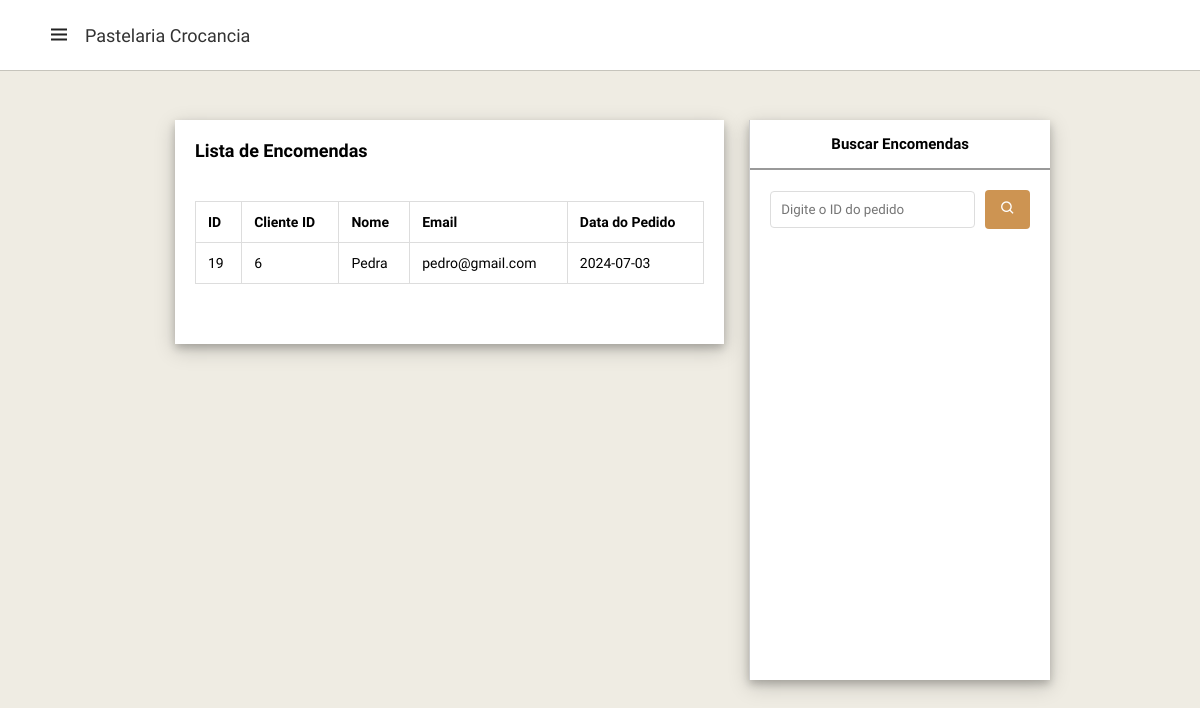
The page /admin.pedidos.php on the database as committed earlier.
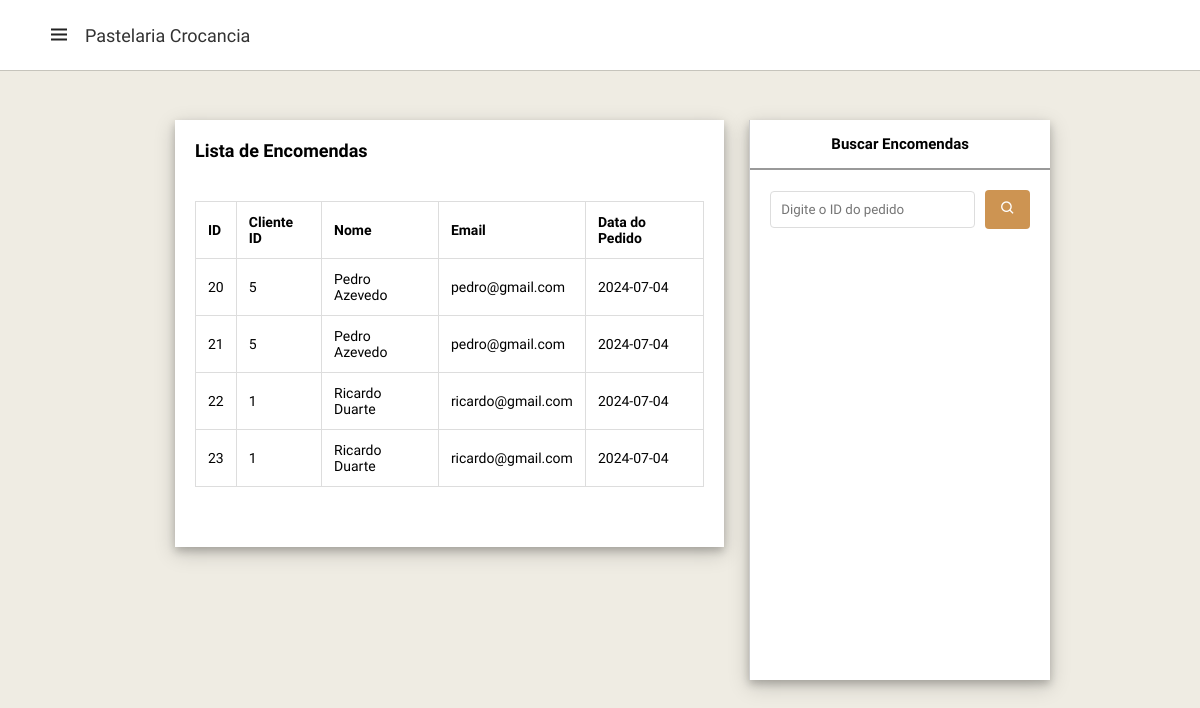
The same page on the database as committed later.
### tables this page shows
CREATE TABLE "Pedidos" (
	"ID"	INTEGER NOT NULL,
	"ClienteID"	INTEGER NOT NULL, `Nome` TEXT,
	"Email"	VARCHAR(45) NOT NULL,
	"DataPedida"	DateTime NOT NULL,
	PRIMARY KEY("ID" AUTOINCREMENT),
	FOREIGN KEY("ClienteID") REFERENCES "Clientes"("ID")
);

### includes/functions.inc.php (called while the page is built, shortened)
<?php
function paginationPedidos($db, $currentPage = 1, $rowsPerPage = 5) {
    $result = $db->query('SELECT COUNT(*) as count FROM Pedidos');
    $row = $result->fetchArray();
    $totalPedidos = $row['count'];
    $totalPages = ceil($totalPedidos / $rowsPerPage);
    $offset = ($currentPage - 1) * $rowsPerPage;
    $sql = "SELECT * FROM Pedidos ORDER BY ID LIMIT $rowsPerPage OFFSET $offset";
    $result = $db->query($sql);
    $pedidos = [];
    while ($pedido = $result->fetchArray(SQLITE3_ASSOC)) {
        $pedidos[] = $pedido;
    }
    return ['pedidos' => $pedidos, 'totalPages' => $totalPages, 'currentPage' => $currentPage];
}

### admin.pedidos.php (the view, shortened to what this page needs)
<?php
require_once 'includes/conn.php';
require_once 'includes/functions.inc.php';
$currentPage = isset($_GET['page-nr']) ? (int)$_GET['page-nr'] : 1;
$rowsPerPage = 5;
$paginationResultPedidos = paginationPedidos($db, $currentPage, $rowsPerPage);
$pedidos = $paginationResultPedidos['pedidos'];
?>
<!DOCTYPE html>
<html lang="pt">
<head>
    <link rel="stylesheet" href="https://cdnjs.cloudflare.com/ajax/libs/font-awesome/6.5.1/css/all.min.css">
    <link rel="stylesheet" href="https://cdn.jsdelivr.net/npm/swiper@11/swiper-bundle.min.css" />
    <link rel="stylesheet" href="https://cdnjs.cloudflare.com/ajax/libs/toastr.js/latest/toastr.min.css">
    <link href='https://unpkg.com/boxicons@2.1.4/css/boxicons.min.css' rel='stylesheet'>
    <link rel="stylesheet" href="style.css">
</head>
<body>
    <nav>
        <div class="logo">
            <i class='bx bx-menu menu-icon'></i>
            <span class="logo-name">Pastelaria Crocancia</span>
        </div>
    </nav>
    <div class="containerPedido">
        <div class="content">
            <div class="card">
                <div class="card-header">
                    <h4 style="font-size: 18px;">
                        Lista de Encomendas
                    </h4>
                </div>
                <div class="card-body">
                    <table class="table">
                        <thead>
                            <tr>
                                <th>ID</th>
                                <th>Cliente ID</th>
                                <th>Nome</th>
                                <th>Email</th>
                                <th>Data do Pedido</th>
                            </tr>
                        </thead>
                        <tbody>
                            <?php foreach ($pedidos as $pedido): ?>
                            <tr>
                                <td><?php echo htmlspecialchars($pedido['ID']); ?></td>
                                <td><?php echo htmlspecialchars($pedido['ClienteID']); ?></td>
                                <td><?php echo htmlspecialchars($pedido['Nome']); ?></td>
                                <td><?php echo htmlspecialchars($pedido['Email']); ?></td>
                                <td><?php echo htmlspecialchars($pedido['DataPedida']); ?></td>
                            </tr>
                            <?php endforeach; ?>
                        </tbody>
                    </table>
                    <div class="pagination">
                    </div>
                </div>
            </div>
        </div>
        <div class="search-panel">
            <div class="title">
                <h2>Buscar Encomendas</h2>
            </div>
            <div class="card-body">
                <div class="input-group">
                    <input type="text" id="searchInput" placeholder="Digite o ID do pedido">
                    <button onclick="fetchOrders()"><i class='bx bx-search'></i></button>
                </div>
            </div>
        </div>
    </div>
</body>
</html>

### style.css (style rules this page uses)
* { font-family: 'Spartan', sans-serif; margin: 0; padding: 0; box-sizing: border-box; outline: none; border: none; text-decoration: none; }
body { width: 100%; min-height: 100%; background-color: var(--white-light); }
:root { --white-light: #efece3; --orange: #cd9452; --black: #222; --white: #fff; --border: .1rem solid #cce7d0; --box-shadow: 0 5rem 1rem rgba(0,0,0.1); }
html { font-size: 62.5%; overflow-x: hidden; scroll-behavior: smooth; scroll-padding-top: 6rem; }
nav { padding: 3.5rem; position: fixed; top: 0; left: 0; height: 70px; width: 100%; display: flex; justify-content: space-between; align-items: center; background-color: var(--white); box-shadow: 0 0 1px rgba(0,0,0.1); z-index: 10000; }
nav .logo { display: flex; align-items: center; margin: 0 12px; }
.logo .menu-icon { color: var(--black); font-size: 24px; margin-right: 14px; cursor: pointer; }
.logo .logo-name { color: #333; font-size: 18px; font-weight: 500; }
.containerCliente .table th, .table td { padding: 12px; border: 1px solid #ddd; text-align: left; }
.containerPedido { display: flex; margin-left: 15rem; margin-right: 15rem; }
.containerPedido .content { position: relative; margin-top: 15vh; flex: 2; }
.containerPedido .card { margin: 0 25px; background: #fff; max-height: 70vh; box-shadow: 0 4px 8px 0 rgba(0, 0, 0, 0.2), 0 6px 20px 0 rgba(0, 0, 0, 0.19); overflow: hidden; }
.containerPedido .card-header { padding: 20px; display: flex; justify-content: space-between; align-items: center; }
.containerPedido .card-body { padding: 20px; font-size: 14px; }
.containerPedido .table { width: 100%; border-collapse: collapse; }
.containerPedido .table th, .table td { padding: 12px; border: 1px solid #ddd; text-align: left; }
.containerPedido .card-body .pagination { display: flex; justify-content: center; padding: 20px; gap: 10px; }
.containerPedido .search-panel { flex: 1; margin-top: 15vh; border-left: 1px solid #ccc; background: #fff; box-shadow: 0 4px 8px 0 rgba(0, 0, 0, 0.2), 0 6px 20px 0 rgba(0, 0, 0, 0.19); min-height: 70vh; }
.containerPedido .search-panel .card-body { padding: 20px; }
.containerPedido .title { display: flex; align-items: center; justify-content: space-around; padding: 15px 10px; border-bottom: 2px solid #999; }
.containerPedido .search-panel input { width: 100%; padding: 10px; margin-bottom: 10px; border: 1px solid #ddd; border-radius: 4px; }
.containerPedido .search-panel button { width: 100%; padding: 10px; background: var(--orange); color: var(--white); border: none; border-radius: 4px; cursor: pointer; font-size: 16px; }
.containerPedido .input-group { display: flex; align-items: center; }
.containerPedido .input-group input { padding: 10px; margin-right: 10px; border: 1px solid #ddd; border-radius: 4px; }
.containerPedido .input-group button { margin-bottom: 1rem; width: 20%; background: var(--orange); color: var(--white); border: none; border-radius: 4px; cursor: pointer; font-size: 16px; }

Rows that differ between the two databases and show on the page:
removed pedidos: ID "19", ClienteID "6", Nome "Pedra", Email "pedro@gmail.com", DataPedida "2024-07-03"
added pedidos: ID "20", ClienteID "5", Nome "Pedro Azevedo", Email "pedro@gmail.com", DataPedida "2024-07-04"
added pedidos: ID "21", ClienteID "5", Nome "Pedro Azevedo", Email "pedro@gmail.com", DataPedida "2024-07-04"
added pedidos: ID "22", ClienteID "1", Nome "Ricardo Duarte", Email "ricardo@gmail.com", DataPedida "2024-07-04"
added pedidos: ID "23", ClienteID "1", Nome "Ricardo Duarte", Email "ricardo@gmail.com", DataPedida "2024-07-04"
